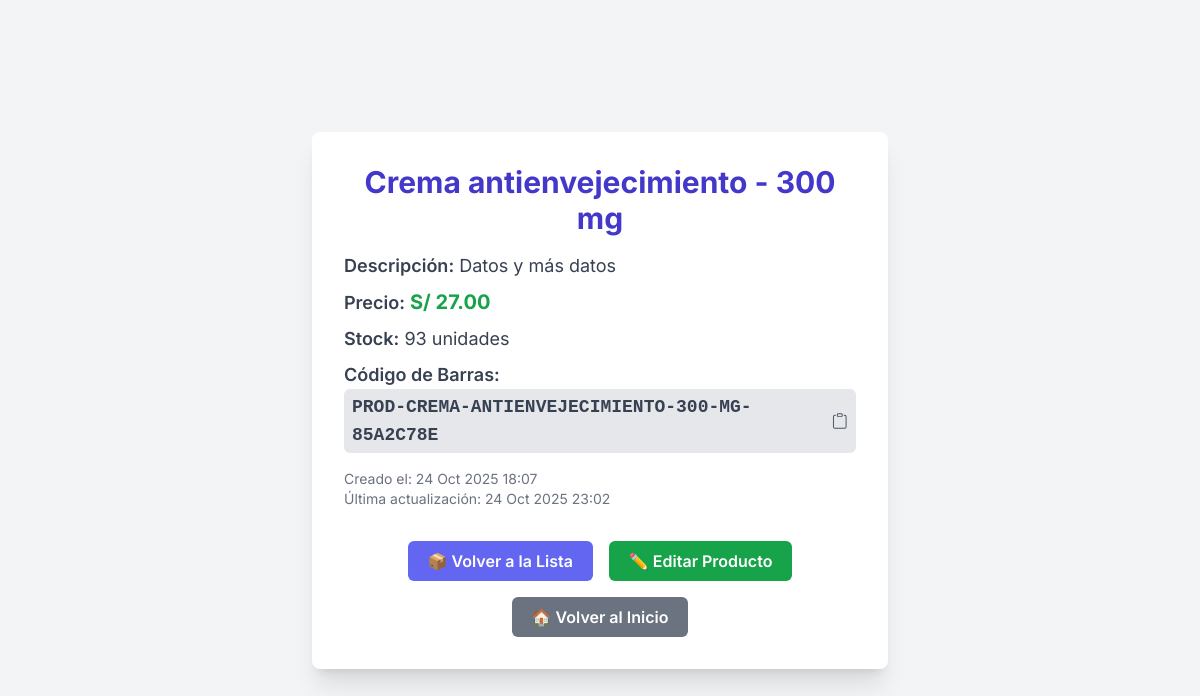
Page /products/4/ (signed in) on the earlier database version.
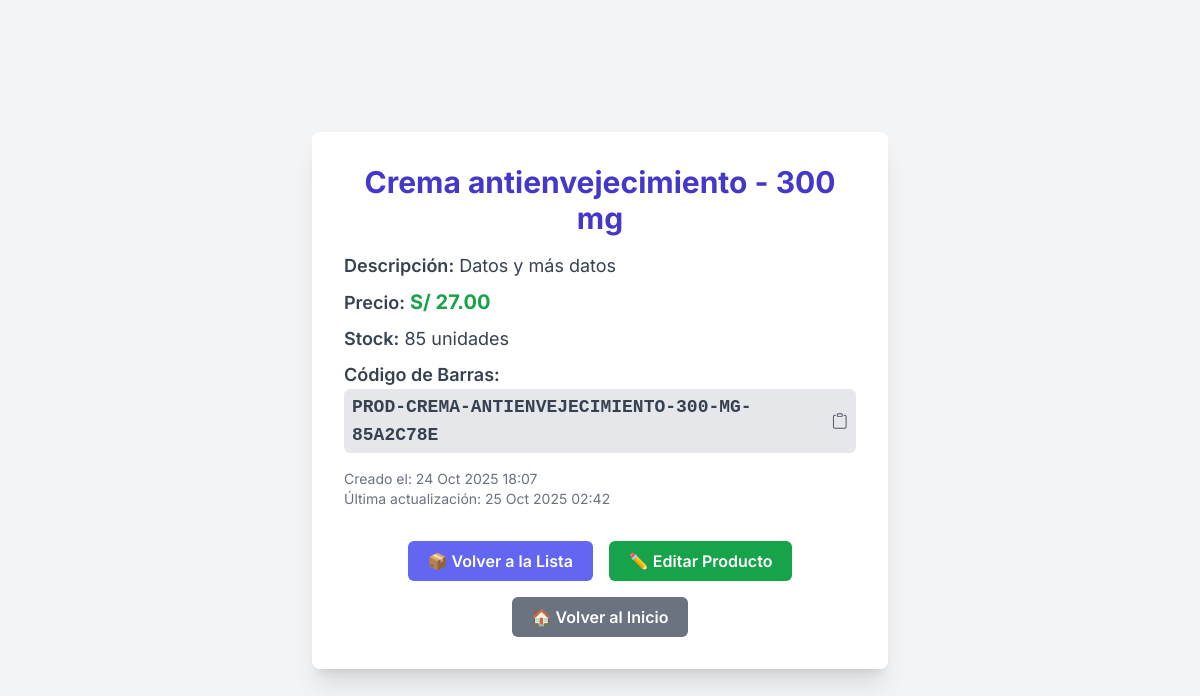
Same page on the later database version.
### products/models.py (models this page shows, shortened)
class Product(models.Model):
    name = models.CharField(max_length=200, verbose_name="Nombre") # Verbose_name es el nombre legible para el usuario
    description = models.TextField(blank=True, null=True, verbose_name="Descripción")
    price = models.DecimalField(max_digits=10, decimal_places=2, verbose_name="Precio")
    stock = models.IntegerField(default=0, verbose_name="Stock")
    barcode = models.CharField(max_length=100, unique=True, verbose_name="Código de Barras")
    created_at = models.DateTimeField(auto_now_add=True, verbose_name="Fecha de Creación")
    updated_at = models.DateTimeField(auto_now=True, verbose_name="Última Actualización")
    class Meta: # Definimos los metadatos del modelo
        verbose_name = "Producto"
        verbose_name_plural = "Productos"
        ordering = ['name']

### products/views.py (the view)
# urls.py: path('<int:pk>/', views.product_detail, name='product_detail'),
@login_required
def product_detail(request, pk):
    product = get_object_or_404(Product, pk=pk)
    return render(request, 'products/product_detail.html', {'product': product})

### products/templates/products/product_detail.html (shortened to what this page needs)
<!DOCTYPE html>
<html lang="es">
<head>
    <script src="https://cdn.tailwindcss.com"></script>
</head>
<body class="bg-gray-100 min-h-screen flex items-center justify-center p-4">
    <div class="max-w-xl mx-auto bg-white p-8 rounded-lg shadow-xl w-full">
        <h1 class="text-3xl font-bold text-indigo-700 mb-4 text-center">{{ product.name }}</h1>
        <div class="mb-4">
            <p class="text-gray-700 text-lg mb-2"><strong class="font-semibold">Descripción:</strong> {{ product.description|default:"No hay descripción disponible." }}</p>
            <p class="text-gray-700 text-lg mb-2"><strong class="font-semibold">Precio:</strong> <span class="text-green-600 font-bold text-xl">S/ {{ product.price|floatformat:2 }}</span></p>
            <p class="text-gray-700 text-lg mb-2"><strong class="font-semibold">Stock:</strong> {{ product.stock }} unidades</p>
            {% if product.barcode %}
                <p class="text-gray-700 text-lg mb-2">
                    <strong class="font-semibold">Código de Barras:</strong>
                    <span id="barcode-text"
                          class="font-semibold font-mono bg-gray-200 px-2 py-1 rounded-md cursor-pointer hover:bg-gray-300 transition-colors duration-200 select-all inline-flex items-center"
                          onclick="copyBarcode()"
                          title="Click para copiar al portapapeles">
                        {{ product.barcode }}
                    </span>
                </p>
            {% endif %}
            <p class="text-gray-500 text-sm mt-4">Creado el: {{ product.created_at|date:"d M Y H:i" }}</p>
            <p class="text-gray-500 text-sm">Última actualización: {{ product.updated_at|date:"d M Y H:i" }}</p>
        </div>
        <div class="mt-8 flex flex-wrap justify-center gap-4">
            <a href="{% url 'product_list' %}" class="inline-block bg-indigo-500 hover:bg-indigo-600 text-white font-semibold py-2 px-5 rounded-md transition duration-300 ease-in-out">
                📦 Volver a la Lista
            </a>
            {% if user.is_superuser %}
                <a href="{% url 'product_update' product.pk %}" class="inline-block bg-green-600 hover:bg-green-700 text-white font-semibold py-2 px-5 rounded-md transition duration-300 ease-in-out">
                    ✏️ Editar Producto
                </a>
            {% endif %}
            <a href="{% url 'home' %}" class="inline-block bg-gray-500 hover:bg-gray-600 text-white font-semibold py-2 px-5 rounded-md transition duration-300 ease-in-out">
                🏠 Volver al Inicio
            </a>
        </div>
    </div>
</body>
</html>

Differences in the rows shown:
changed Product "Crema antienvejecimiento - 300 mg": stock "93" → "85"; updated_at "24 Oct 2025 23:02" → "25 Oct 2025 02:42"
